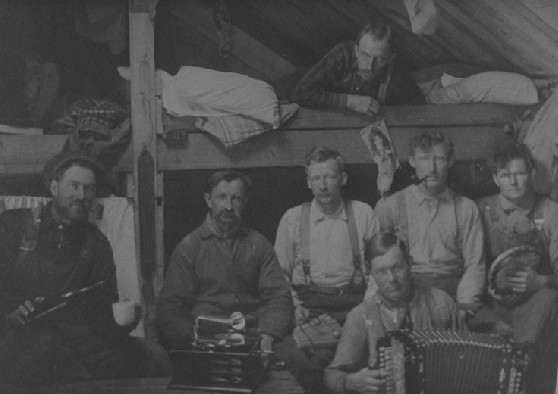
%> input picture hw2/lumbercamp.jpg, 558 x 394 px
$ octave q22.m   (GNU Octave 9; MATLAB toolbox functions it lacks are replaced by stand-ins)
%> lines starting %> are read from the running program, lines starting %| are printed output that depends on the picture
%> further down, I is the input picture: size 394x558 uint8; min 42, max 149, mean 75.2
### hw2/equalization.m
function [eqInputImg] = equalization(inputImg)
    %{
       input image >> inputImg
       equalized input image >> eqInputImg
     %}
    [m,n] = size(inputImg);
%> m = 394; n = 558
    nk = imhist(inputImg);
%> nk = 256 values, max 7678 at index 56, min 0 at index 1, mean 858.8
    pdf = nk/m/n;
%> pdf = 256 values, max 0.0349 at index 56, min 0 at index 1, mean 0.00391
    cdf = cumsum(pdf);
%> cdf = 256 values from 0 to 1
    lcdf = cdf*255;
%> lcdf = 256 values from 0 to 255
    s = uint8(lcdf);
%> s = 256 values from 0 to 255

    eqInputImg = uint8(zeros(m,n));

    for i = 0:255
        mask = s(i+1)*uint8((inputImg==i));
        eqInputImg = eqInputImg + mask;
    end
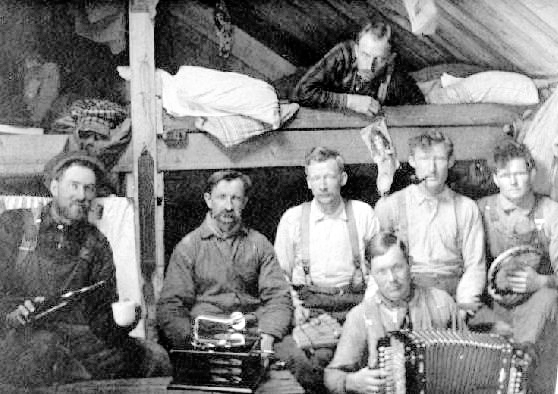
%> eqInputImg: size 394x558 uint8; min 0, max 255, mean 129.8


end

### hw2/q22.m
figure;

I = imread('lumbercamp.jpg');
subplot(2,4,1);
imshow(I);
title("original photo");
subplot(2,4,2);
imhist(I,256);
title("histogram of original image");


out = equalization(I);
subplot(2,4,3);
imshow(out);
title("photo equalized by me");
subplot(2,4,4);
imhist(out,256);
title("histogram of my equalizatin");

J = histeq(I);
subplot(2,4,5);
imshow(J);
title("photo equalized by histeq");
subplot(2,4,6);
imhist(J,256);
title("histogram of histeq");


W = adapthisteq(I);
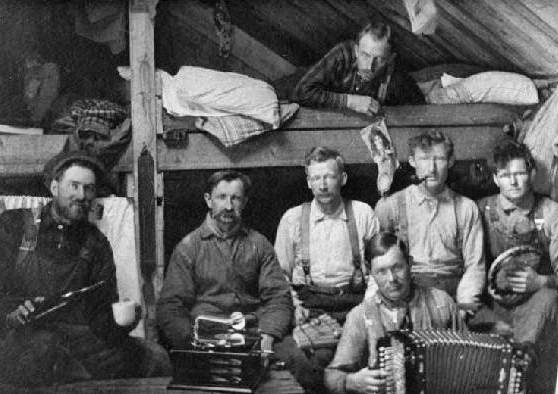
%> W: size 394x558 uint8; min 0, max 255, mean 89.7
subplot(2,4,7)
imshow(W);
title("photo equalized by adapthisteq");
subplot(2,4,8);
imhist(W,256);
title("histogram of adapthisteq");
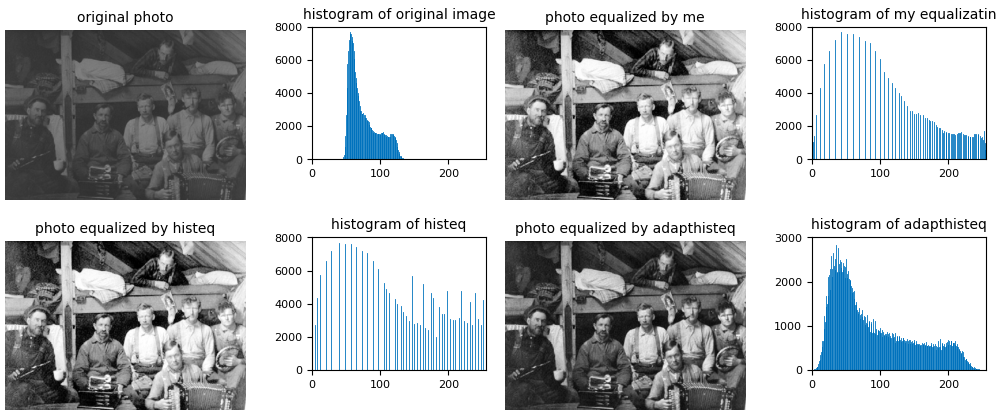
%> figure redrawn from the program's plot data, 8 panels
